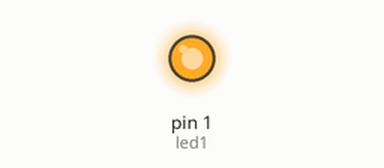
Simulated run of this sketch. Board: Arduino Uno, built with avr-gcc and run on an emulated ATmega328P. Parts: output pins drawn as LEDs (lit = HIGH).

Above: at 0.1 s.
Timing chart, 0 to 1.6 s (numbered marks = the images above):
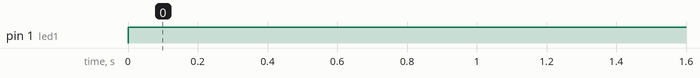

The sketch:

4_LEDs.ino
```cpp
int led1 = 1;

void setup() {
  pinMode(led1, OUTPUT);

}

void loop() {
  digitalWrite(led1, HIGH);
  delay(500);


}
```

Measured:
- by itself, pin 1 (led1): LOW → HIGH at 0.00 s
